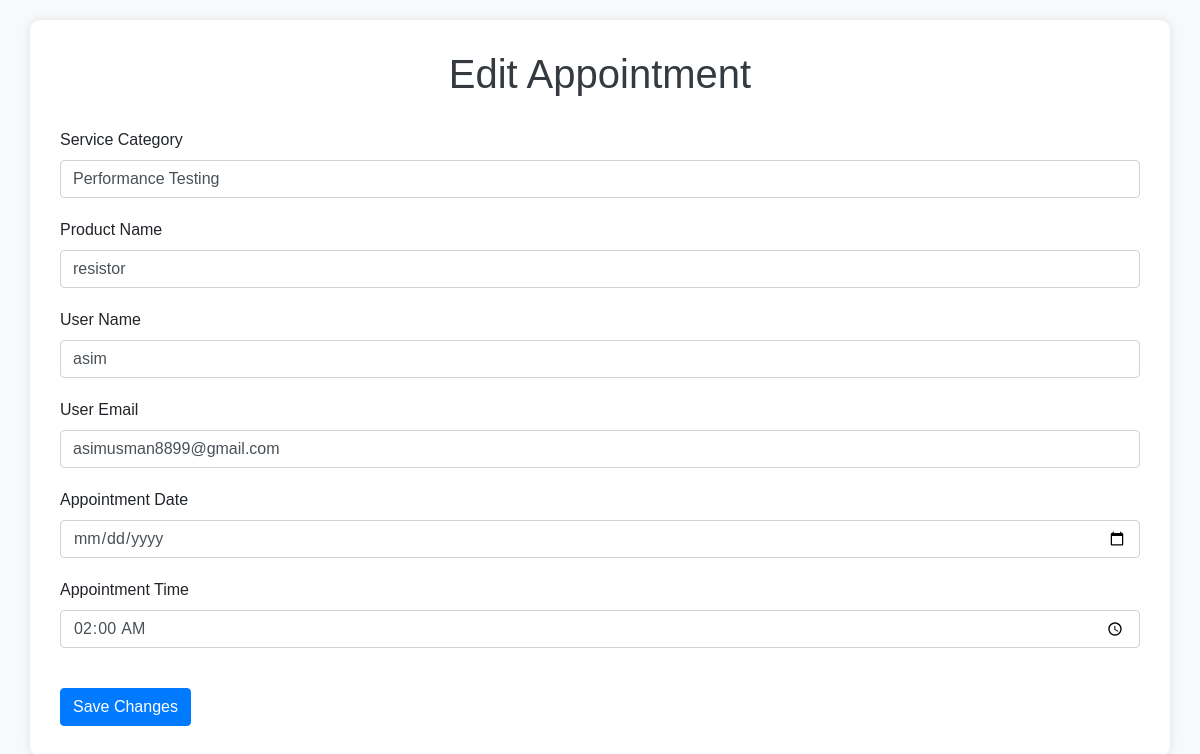
Page /website/edit_appointment.php?id=34 on the committed database.
### tables this page shows
CREATE TABLE `appointment` (
  `id` int(10) UNSIGNED ZEROFILL NOT NULL,
  `service_category` varchar(255) NOT NULL,
  `product_name` varchar(255) NOT NULL,
  `user_name` varchar(255) NOT NULL,
  `user_email` varchar(255) NOT NULL,
  `tester_name` varchar(255) DEFAULT NULL,
  `appointment_date` date NOT NULL,
  `appointment_time` time NOT NULL,
  `created_at` timestamp NOT NULL DEFAULT current_timestamp()
);

### website/edit_appointment.php (the view, shortened to what this page needs)
<!DOCTYPE html>
<html lang="en">
<head>
    <link href="https://stackpath.bootstrapcdn.com/bootstrap/4.5.2/css/bootstrap.min.css" rel="stylesheet">
</head>
<body>
    <div class="container">
        <h1>Edit Appointment</h1>
        <?php
        include "config.php";
        if ($_SERVER["REQUEST_METHOD"] == "GET" && isset($_GET['id'])) {
            $appointment_id = mysqli_real_escape_string($conn, $_GET['id']);
            $appointment_query = "SELECT * FROM appointment WHERE id = '$appointment_id'";
            $appointment_result = mysqli_query($conn, $appointment_query);
            if (mysqli_num_rows($appointment_result) == 1) {
                $appointment = mysqli_fetch_assoc($appointment_result);
        ?>
                <form action="update_appointment.php" method="post">
                    <div class="form-group">
                        <label for="service_category">Service Category</label>
                        <input type="text" class="form-control" id="service_category" name="service_category" value="<?php echo $appointment['service_category']; ?>" required>
                    </div>
                    <div class="form-group">
                        <label for="product_name">Product Name</label>
                        <input type="text" class="form-control" id="product_name" name="product_name" value="<?php echo $appointment['product_name']; ?>" required>
                    </div>
                    <div class="form-group">
                        <label for="user_name">User Name</label>
                        <input type="text" class="form-control" id="user_name" name="user_name" value="<?php echo $appointment['user_name']; ?>" required>
                    </div>
                    <div class="form-group">
                        <label for="user_email">User Email</label>
                        <input type="email" class="form-control" id="user_email" name="user_email" value="<?php echo $appointment['user_email']; ?>" required>
                    </div>
                    <div class="form-group">
                        <label for="appointment_date">Appointment Date</label>
                        <input type="date" class="form-control" id="appointment_date" name="appointment_date" value="<?php echo $appointment['appointment_date']; ?>" required>
                    </div>
                    <div class="form-group">
                        <label for="appointment_time">Appointment Time</label>
                        <input type="time" class="form-control" id="appointment_time" name="appointment_time" value="<?php echo $appointment['appointment_time']; ?>" required>
                    </div>
                    <button type="submit" class="btn btn-primary btn-save">Save Changes</button>
                </form>
        <?php
            } else {
                echo "<p>Appointment not found.</p>";
            }
        } else {
            echo "<p>No appointment ID specified.</p>";
        }
        ?>
    </div>
</body>
</html>

### website/edit_appointment.php (style rules this page uses)
body { font-family: Arial, sans-serif; background-color: #f8f9fa; padding: 20px; }
.container { background-color: #ffffff; padding: 30px; border-radius: 10px; box-shadow: 0px 0px 10px 0px rgba(0, 0, 0, 0.1); }
h1 { color: #343a40; margin-bottom: 30px; text-align: center; }
.form-group { margin-bottom: 20px; }
.btn-save { margin-top: 20px; }

### rows in the picture
appointment: service_category "Performance Testing", product_name "resistor", user_name "asim", user_email "asimusman8899@gmail.com", appointment_time "02:00:00"
